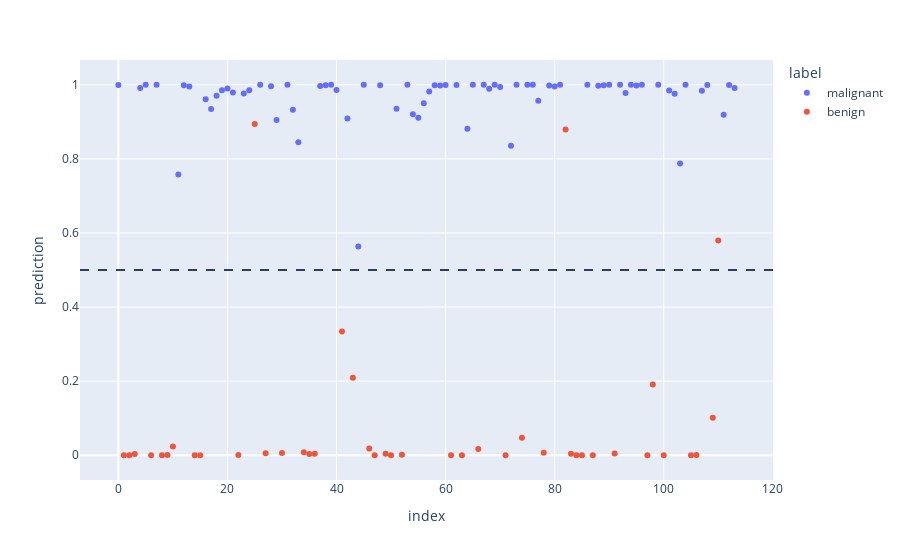

This figure's notebook cell:
### Code cell
hat_y_test = model_LASSO(x_test).detach()
label = y_test.squeeze().type(torch.bool)
label = ['malignant' if tmp else 'benign' for tmp in label]

df_aftertrain = pd.DataFrame({'prediction':hat_y_test.squeeze(),
                            'label':label
                           }
                          )

fig = px.scatter(data_frame=df_aftertrain,
                 y='prediction',
                 color='label',
                 labels={True:'malignant',
                         'benign':False})
fig.add_hline(y=0.5, line_dash='dash')
fig.show()

### Figure 1 — Plotly figure (JSON) as saved in the notebook; plotly's stock layout.template omitted (floating-point values rounded to 4 significant figures)
{"data": [{"hovertemplate": "label=malignant<br>index=%{x}<br>prediction=%{y}<extra></extra>", "legendgroup": "malignant", "marker": {"color": "#636efa", "symbol": "circle"}, "mode": "markers", "name": "malignant", "orientation": "v", "showlegend": true, "type": "scatter", "x": [0, 4, 5, 7, 11, 12, 13, 16, 17, 18, 19, 20, 21, 23, 24, 26, 28, 29, 31, 32, 33, 37, 38, 39, 40, 42, 44, 45, 48, 51, 53, 54, 55, 56, 57, 58, 59, 60, 62, 64, 65, 67, 68, 69, 70, 72, 73, 75, 76, 77, 79, 80, 81, 86, 88, 89, 90, 92, 93, 94, 95, 96, 99, 101, 102, 103, 104, 107, 108, 111, 112, 113], "xaxis": "x", "y": [0.9997, 0.9913, 1.0, 1.0, 0.758, 0.9988, 0.9954, 0.9609, 0.9347, 0.9705, 0.9854, 0.99, 0.9792, 0.9763, 0.985, 1.0, 0.996, 0.9045, 0.9998, 0.9322, 0.8445, 0.9968, 0.9988, 0.9998, 0.9859, 0.9086, 0.5635, 0.9998, 0.9986, 0.935, 0.9998, 0.9205, 0.9109, 0.9499, 0.9814, 0.999, 0.9978, 0.9995, 0.999, 0.8813, 1.0, 0.9998, 0.9889, 0.9998, 0.9941, 0.8351, 0.9999, 0.9998, 1.0, 0.9565, 0.9976, 0.9955, 1.0, 0.9999, 0.9971, 0.9985, 1.0, 1.0, 0.9775, 1.0, 0.9981, 1.0, 1.0, 0.9847, 0.9754, 0.7875, 1.0, 0.9839, 0.9992, 0.9193, 0.9996, 0.9911], "yaxis": "y"}, {"hovertemplate": "label=benign<br>index=%{x}<br>prediction=%{y}<extra></extra>", "legendgroup": "benign", "marker": {"color": "#EF553B", "symbol": "circle"}, "mode": "markers", "name": "benign", "orientation": "v", "showlegend": true, "type": "scatter", "x": [1, 2, 3, 6, 8, 9, 10, 14, 15, 22, 25, 27, 30, 34, 35, 36, 41, 43, 46, 47, 49, 50, 52, 61, 63, 66, 71, 74, 78, 82, 83, 84, 85, 87, 91, 97, 98, 100, 105, 106, 109, 110], "xaxis": "x", "y": [1.105e-06, 6.704e-06, 0.003264, 4.789e-09, 4.262e-07, 0.0004934, 0.0238, 2.748e-05, 5.076e-20, 0.0005424, 0.8942, 0.005164, 0.006279, 0.00825, 0.00359, 0.004319, 0.3343, 0.2094, 0.0185, 4.785e-06, 0.0041, 1.598e-06, 0.001106, 3.656e-09, 2.377e-06, 0.01707, 0.0001528, 0.04704, 0.007032, 0.8789, 0.004126, 6.553e-05, 3.84e-05, 1.816e-06, 0.004525, 8.44e-05, 0.191, 0.0002445, 1.355e-11, 0.0005504, 0.1009, 0.5798], "yaxis": "y"}], "layout": {"legend": {"title": {"text": "label"}, "tracegroupgap": 0}, "margin": {"t": 60}, "shapes": [{"line": {"dash": "dash"}, "type": "line", "x0": 0, "x1": 1, "xref": "x domain", "y0": 0.5, "y1": 0.5, "yref": "y"}], "xaxis": {"anchor": "y", "domain": [0, 1], "title": {"text": "index"}}, "yaxis": {"anchor": "x", "domain": [0, 1], "title": {"text": "prediction"}}}}
